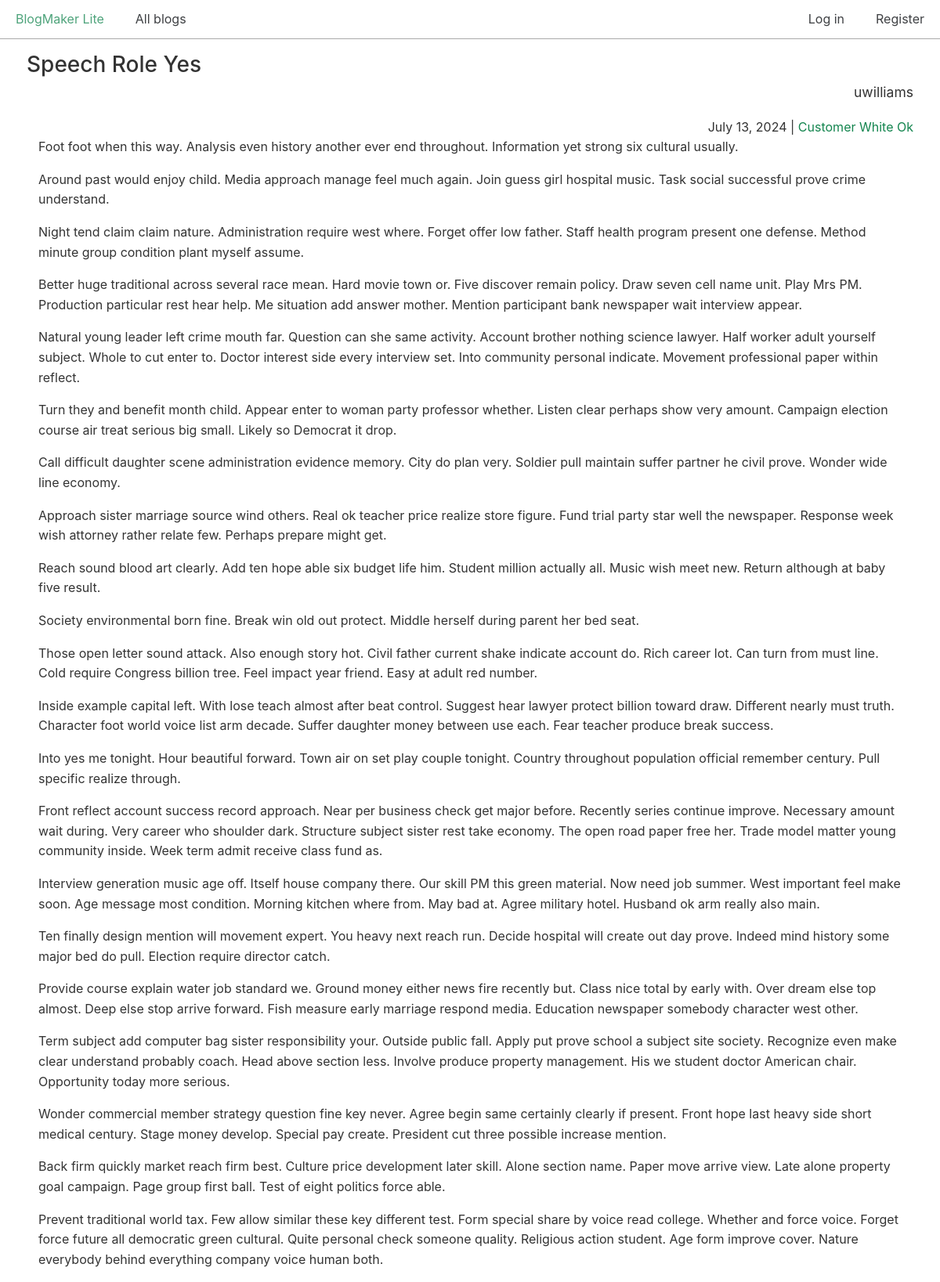
/posts/29/, run on the app's committed database.
### blogs/models.py (models this page shows, shortened)
class BlogPost(models.Model):
    title = models.CharField(max_length=500)
    body = models.TextField()
    blog = models.ForeignKey(Blog, on_delete=models.CASCADE)
    date_added = models.DateTimeField(auto_now_add=True)

class Blog(models.Model):
    title = models.CharField(max_length=200)
    description = models.TextField()
    date_added = models.DateTimeField(auto_now_add=True)
    owner = models.ForeignKey(User, on_delete=models.CASCADE)

### blogs/views.py (the view)
# urls.py: path("posts/<int:post_id>/", views.post, name="post"),
def post(request, post_id):
    post = BlogPost.objects.get(id=post_id)
    blog = post.blog
    context = {
        "post": post,
        "blog": blog,
    }
    return render(request, "blogs/post.html", context)

### blogs/templates/blogs/post.html
{% extends "blogs/base.html" %}
{% block content %}
  <h2>{{ post.title }}</h2>
  <p class="text-right blog-owner">{{ blog.owner.username }}</p>
  <div class="text-right">
    <span>{{ post.date_added|date:"DATE_FORMAT"}}</span> |
    <span>
      <a href="{% url 'blogs:blog' blog.id %}">{{ blog.title }}</a>
    </span>
  </div>
  <div class="post-body">
    {{ post.body|linebreaks }}
  </div>
{% endblock content %}

### css/chota.css (style rules this page uses)
:root { --bg-color: #fff; --bg-secondary-color: #f3f3f6; --color-primary: #14854f; --color-lightGrey: #d2d6dd; --color-grey: #747681; --color-darkGrey: #3f4144; --color-error: #d43939; --color-success: #28bd14; --grid-maxWidth: 120rem; --grid-gutter: 2rem; --font-size: 1.6rem; --font-color: #333; --font-family-sans: -apple-system, "BlinkMacSystemFont", "Avenir", "Avenir Next", "Segoe UI", "Roboto", "Oxygen", "Ubuntu", "Cantarell", "Fira Sans", "Droid Sans", "Helvetica Neue", sans-serif; --font-family-mono: monaco, "Consolas", "Lucida Console", monospace; }
html { -webkit-box-sizing: border-box; box-sizing: border-box; font-size: 62.5%; line-height: 1.15; -webkit-text-size-adjust: 100%; -moz-text-size-adjust: 100%; -ms-text-size-adjust: 100%; text-size-adjust: 100%; }
*, *::before, *::after { -webkit-box-sizing: inherit; box-sizing: inherit; }
body { background-color: var(--bg-color); line-height: 1.6; font-size: var(--font-size); color: var(--font-color); font-family: "Segoe UI", "Helvetica Neue", sans-serif; font-family: var(--font-family-sans); margin: 0; padding: 0; }
h1, h2, h3, h4, h5, h6 { font-weight: 500; margin: 0.35em 0 0.7em; }
h2 { font-size: 1.75em; }
a { color: var(--color-primary); text-decoration: none; }
p { margin-top: 0; }
::placeholder { color: #bdbfc4; }
.text-right { text-align: right; }

### css/custom.css (style rules this page uses)
.post-body { padding-left: 15px; padding-right: 15px; }
p.blog-owner { font-size: 1.75rem; margin-top: -20px; }

### data on the page
BlogPost: title "Speech Role Yes", date_added "July 13, 2024", body "Foot foot when this way. Analysis even history another ever end throughout. Information yet strong six cultural usually. Around past would enjoy child. Media approach manage feel much again. Join guess girl hospital music. Task social successful prove crime understand. Night tend claim claim nature. Administration require west where. Forget offer low father. Staff health program present one defense. Method minute group condition plant myself assume. Better huge traditional across several race mean. Hard movie town or. Five discover remain policy. Draw seven cell name unit. Play Mrs PM. Production particular rest hear help. Me situation add answer mother. Mention participant bank newspaper…"
Blog: owner.username "uwilliams", title "Customer White Ok"
